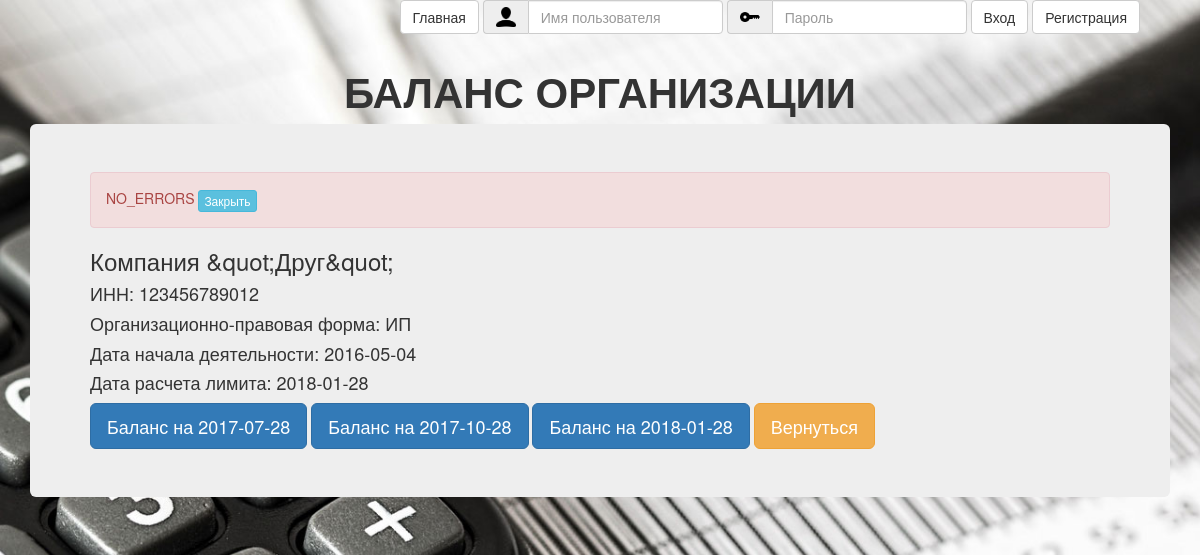
/cred_limit/balance_dates.php?Company_Id=17, run on an earlier commit of the app's database.
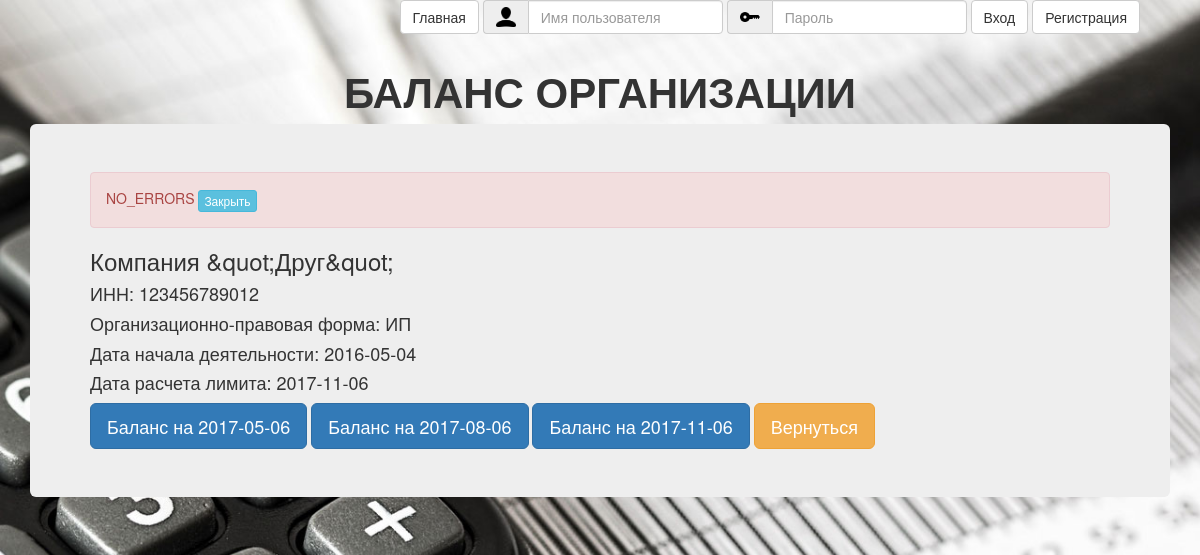
And on a later commit of the database.
### tables this page shows
CREATE TABLE `company` (
  `Id` int(10) UNSIGNED NOT NULL,
  `INN` bigint(20) NOT NULL,
  `GSZ_Id` tinyint(2) NOT NULL,
  `User_Id` int(10) NOT NULL,
  `Name` char(150) NOT NULL,
  `OPF_Id` tinyint(2) NOT NULL,
  `SNO_Id` tinyint(2) NOT NULL,
  `Date_Registr` date DEFAULT NULL,
  `Date_Begin_Work` date DEFAULT NULL
);

CREATE TABLE `OPF` (
  `Id` tinyint(2) UNSIGNED NOT NULL,
  `Brief_Name` varchar(10) NOT NULL,
  `Full_Name` varchar(100) NOT NULL,
  `INN_Length` tinyint(2) UNSIGNED NOT NULL,
  `Is_Corporation` tinyint(1) NOT NULL DEFAULT '1' COMMENT 'Признак того, что компания является организацией (не ИП). У ИП=0, у других = 1.'
);

CREATE TABLE `calc_limit_dates` (
  `Id` tinyint(2) NOT NULL,
  `Date_calc_limit` date NOT NULL,
  `GSZ_Id` tinyint(2) UNSIGNED NOT NULL
);

### registration/lib/common.php (called while the page is built, shortened)
<?php
function get_current_user_id()
{
	return $_SESSION['user_id'];
}
function db_user_find_by_id($dbh, $id)
{
	$query = 'SELECT * FROM users WHERE id=?';
	$stmt = mysqli_prepare($dbh, $query);
	mysqli_stmt_bind_param($stmt, 's', $id);
	if (mysqli_stmt_execute($stmt) === false)
		db_handle_error($dbh);
	$qr = mysqli_stmt_get_result($stmt);
	$result = mysqli_fetch_assoc($qr);
	return $result;
}

### cred_limit/script/cred_limit_scripts.php (called while the page is built, shortened)
<?php
require_once($_SERVER['DOCUMENT_ROOT'].'/script/app_config.php');
class GSZ_Item
{
	function __construct($id)
	{
		$query = "SELECT `Brief_Name`, `Full_Name` FROM GSZ WHERE `Id`={$id}";
		$row = getRow($query);
		$query = "SELECT min(`Date_Begin_Work`) FROM `company` WHERE `GSZ_Id`={$id}";
		$Date_Begin_Work = getCell($query);
		$query = "SELECT COUNT(*) FROM `company` WHERE `GSZ_Id`={$id}";
		$NumberCompany = getCell($query);
		$query = "SELECT `Id`, `Date_calc_limit` FROM `calc_limit_dates` WHERE `GSZ_Id`={$id}";
		$result_array = getRow($query);
		$Date_calc_limit = $result_array['Date_calc_limit'];
		$this->Date_calc_limit = (is_null($Date_calc_limit) ? "" : $Date_calc_limit);
	}
}
class Company_Item
{
	function __construct($Company_Id)
	{
		$query = "SELECT `A`.`Name` AS `Name`, `A`.`INN` AS `INN`, `A`.`GSZ_Id` AS `GSZ_Id`, `A`.`OPF_Id` AS `OPF_Id`, `A`.`SNO_Id` AS `SNO_Id`, `B`.`Brief_Name` AS `OPF`, ";
		$query .= " `C`.`Brief_Name` AS `SNO`, `D`.`Brief_Name` AS  `GSZ_Name`, `A`.`Date_Registr`, `A`.`Date_Begin_Work`, `B`.`Is_Corporation` ";
		$query .= "FROM `Company` `A`, `OPF` `B`, `SNO` `C` , `GSZ` `D` ";
		$query .= "WHERE `A`.`Id`={$Company_Id} AND (`A`.`OPF_Id`=`B`.`Id`) AND (`A`.`SNO_Id`=`C`.`Id`) AND (`A`.`GSZ_Id`=`D`.`Id`)";
		$row = getRow($query);
		$this->Id = $Company_Id;
		$this->Name = htmlspecialchars($row['Name']);
		$this->INN = $row['INN'];
		$this->GSZ_Id = $row['GSZ_Id'];
		$this->OPF = $row['OPF'];
		$this->Date_Begin_Work = (is_null($row['Date_Begin_Work']) ? "" : $row['Date_Begin_Work']);
		$this->Is_Corporation = $row['Is_Corporation'];
	}
}
function get_error_message()
{
	if (isset($_GET['error']))
		return (ERROR_MESSAGE_PREFIX . '<strong>'.htmlspecialchars(urldecode($_GET['error'])).'.</strong>');
	else
		return NO_ERRORS_MESSAGE;
}
function get_Balance_Dates($Date_calc_limit, $is_Corporation = 0)
{
	$Balance_Dates = [];
	$Date1 = new DateTime($Date_calc_limit);
	if ($is_Corporation)
	{
		$month = (int)($Date1->format("n"));
		if ($month <= 3) $Date3 = $Date1->format("Y-01-01");
		if (($month >= 4) and ($month <= 6)) $Date3 = $Date1->format("Y-04-01");
		if (($month >= 7) and ($month <= 9)) $Date3 = $Date1->format("Y-07-01");
		if ($month >= 10) $Date3 = $Date1->format("Y-10-01");
	}
	else
	{
		$Date3 = $Date_calc_limit;
	};
	$Date = new DateTime($Date3);
	$Date->modify("-6 month");
	$Balance_Dates[] = $Date->format("Y-m-d");
	$Date = new DateTime($Date3);
	$Date->modify("-3 month");
	$Balance_Dates[] = $Date->format("Y-m-d");
	$Balance_Dates[] = $Date3;
	return $Balance_Dates;
}

### script/finansist_scripts.php (called while the page is built, shortened)
<?php
require_once $_SERVER['DOCUMENT_ROOT'].'/registration/lib/common.php';
function xss($data)
{
    if (is_array($data))
    {
        $escaped = array();
        foreach ($data as $key => $value)
        {
            $escaped[$key] = xss($value);
        }
        return $escaped;
    }
    return trim(htmlspecialchars($data));
}
function getCell($query)
{
    global $mysqli;
    $result_set = $mysqli->query($query);
    $arr = array_values($result_set->fetch_assoc());
    return $arr[0];
}
function getRow($query)
{
    global $mysqli;
    $result_set = $mysqli->query($query);
    $row = $result_set->fetch_assoc();
    return $row;
}
?>

### script/app_config.php (called while the page is built, shortened)
<?php
require_once 'finansist_scripts.php';
$get = xss($_GET);

### cred_limit/balance_dates.php (the view, shortened to what this page needs)
<?php
	require_once('./script/cred_limit_scripts.php');
	include_once ($_SERVER['DOCUMENT_ROOT'].'\registration\header_login.php');
    $company = new Company_Item($get["Company_Id"]);
    $GSZ = new GSZ_Item($company->GSZ_Id);
	$Balance_Dates = get_Balance_Dates($GSZ->Date_calc_limit, $company->Is_Corporation);
	$error_message = get_error_message();
?>
<!DOCTYPE html>
<html>
<head>
	<link href="/css/bootstrap.min.css" rel="stylesheet"/>
	<link href="/css/style.css" rel="stylesheet"/>
</head>
<body>
	<div class="container">
		<header>
			<h2 class="text-center">БАЛАНС ОРГАНИЗАЦИИ</h2>
		</header>
		<div class="jumbotron">
			<div id="error_message_div" class="alert alert-danger" role="alert">
				<span id="error_message"><?=$error_message?></span>
				<button id="btnError_message" type="button" class="btn btn-info btn-xs">Закрыть</button>
			</div>
            <h3><?=$company->Name?></h3>
            <h4>ИНН: <?=$company->INN?></h4>
            <h4>Организационно-правовая форма: <?=$company->OPF?></h4>
            <h4>Дата начала деятельности: <?=$company->Date_Begin_Work?></h4>
            <h4>Дата расчета лимита: <?=$GSZ->Date_calc_limit?></h4>
            <a class="btn btn-primary btn-lg"
                href="<?=HTML_PATH_BALANCE_FORM?>?Company_Id=<?=$company->Id?>&date=<?=$Balance_Dates[0]?>">
                Баланс на <?=$Balance_Dates[0]?></a>
            <a class="btn btn-primary btn-lg"
                href="<?=HTML_PATH_BALANCE_FORM?>?Company_Id=<?=$company->Id?>&date=<?=$Balance_Dates[1]?>">
                Баланс на <?=$Balance_Dates[1]?></a>
            <a class="btn btn-primary btn-lg"
                href="<?=HTML_PATH_BALANCE_FORM?>?Company_Id=<?=$company->Id?>&date=<?=$Balance_Dates[2]?>">
                Баланс на <?=$Balance_Dates[2]?></a>
            <a class="btn btn-warning btn-lg" href="<?=HTML_PATH_FINANCE_COMPANY_LIST_FORM?>?GSZ_Id=<?=$company->GSZ_Id?>">Вернуться</a>
		</div>
	</div>
</body>
</html>

### registration/header_login.php (shortened to what this page needs)
<?php
$dbh = db_connect();
$current_user = db_user_find_by_id($dbh, get_current_user_id());
?>
<html>
<div align="right" style="margin-right:5%" class="wrapper">
		<?php if ($current_user): ?>
			<a href="../" class="btn btn-default">Главная</a>
			<a href="../registration\users_company.php" class="btn btn-default">Мои компании</a>
			<div class="btn-group">
			  <a href="../registration/users_setting.php" title="Настройки профиля" class="btn btn-default"><?= $current_user['fullname'] ?></a>
			  <a href="../registration/logout.php" title="Выход" class="btn btn-default"><img width="20" height="20" src="../img/Out.png"></a>
			</div>
		<?php else: ?>
		<form action="../registration/login.php?from=index"  method="POST" class="form-inline">
			<a href="../" class="btn btn-default">Главная</a>
			<div class="input-group mb-2 mr-sm-2 mb-sm-0">
				<div class="input-group-addon"><img width="20" height="20" src="../img/user.png"></div>
				<input type="text" name="username" id="username" class="form-control" placeholder="Имя пользователя">
			</div>
			<div class="input-group mb-2 mr-sm-2 mb-sm-0">
				<div class="input-group-addon"><img width="20" height="20" src="../img/key.png"></div>
				<input type="password" name="password" id="password" class="form-control" placeholder="Пароль">
			</div>
			<button type="submit" name="login" id="login" class="btn btn-default">Вход</button>
			<a href="../registration/register.php" class="btn btn-default">Регистрация</a>
		</form>
		<?php endif; ?>
</div>
</html>

### css/style.css (style rules this page uses)
body { background-image: url(../img/bg.jpg); height: 100%; background-repeat: no-repeat; background-size: cover; }
h2 { font-size: 42px; font-style: normal; font-weight: 700; text-transform: uppercase; }
.jumbotron { text-align: left; }

What changed in the data, as far as the page shows it:
no longer on this page (row edited): calc_limit_dates: Date_calc_limit "2018-01-28", Date_calc_limit.Is_Corporation "2017-07-28", Date_calc_limit.Is_Corporation "2017-10-28"
now on this page (row edited): calc_limit_dates: Date_calc_limit "2017-11-06", Date_calc_limit.Is_Corporation "2017-05-06", Date_calc_limit.Is_Corporation "2017-08-06"
